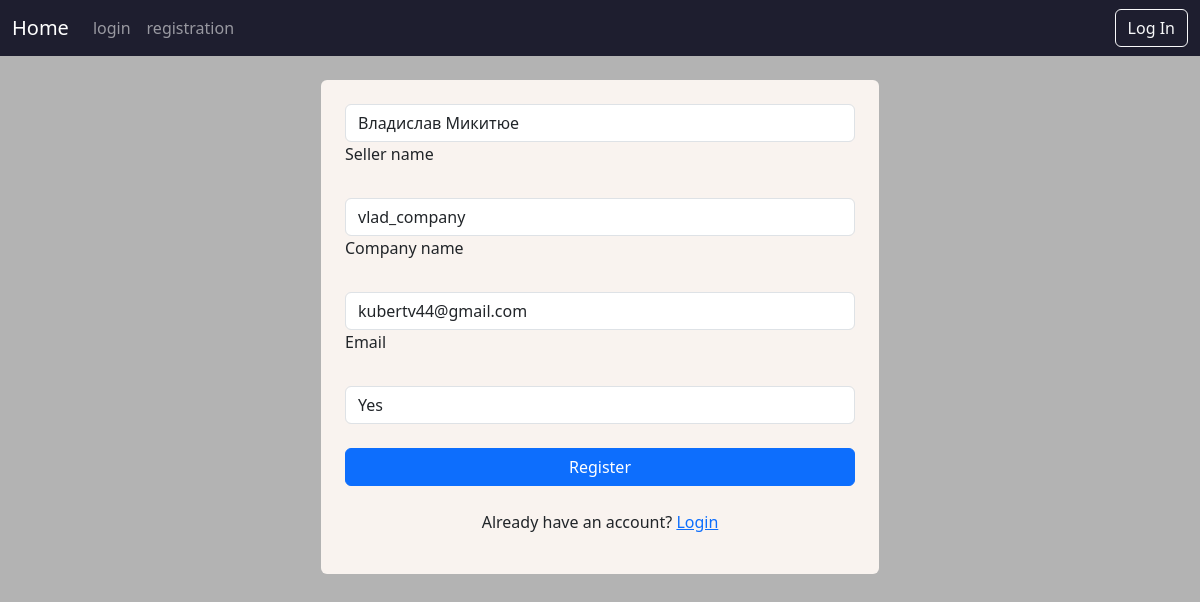
/seller-registration/1, run on the app's committed database.
### user/models.py (models this page shows)
class User(AbstractUser):
    seller_fullname = models.CharField(max_length=50, null=True)
    seller_company_name = models.CharField(max_length=60, null=True)
    seller_email = models.EmailField(null=True)
    is_seller = models.BooleanField(default=False, null=True)

### user/views.py (the view)
# urls.py: path('seller-registration/<int:pk>', views.SellerRegistrationView.as_view(), name='seller-registration')
class SellerRegistrationView(UpdateView):
    model = User
    template_name = 'seller_registration.html'
    success_url = '/profile'
    form_class = SellerRegistrationForm

### user/forms.py
class SellerRegistrationForm(forms.ModelForm):
    class Meta:
        model = User
        fields = ['seller_fullname', 'seller_company_name', 'seller_email', 'is_seller']
    def __init__(self, *args, **kwargs):
        super(SellerRegistrationForm, self).__init__(*args, **kwargs)
        for field in self.fields.values():
            field.widget.attrs.update({'class': 'form-control w-100'})

### user/templates/seller_registration.html (shortened to what this page needs)
{% extends 'base/base.html' %}
{% block content %}
<div class="container d-flex justify-content-center align-items-center" style="min-height: auto;">
  <div class="col-md-6">
    <form method="post" class="p-4 shadow-4 rounded " style="background-color: #F9F3EF;">
      <div data-mdb-input-init class="form-outline mb-4">
        {{ form.seller_fullname }}
        <label class="form-label" for="username">Seller name</label>
      </div>
      <div data-mdb-input-init class="form-outline mb-4">
        {{ form.seller_company_name }}
        <label class="form-label" for="password1">Company name</label>
      </div>
      <div data-mdb-input-init class="form-outline mb-4">
        {{ form.seller_email }}
        <label class="form-label" for="email">Email</label>
      </div>
      <div data-mdb-input-init class="form-outline mb-4">
        {{ form.is_seller }}
      </div>
      <button type="submit" class="btn btn-primary btn-block w-100 mb-4">
        Register
      </button>
      <div class="text-center">
        <p>Already have an account? <a href="/login">Login</a></p>
      </div>
    </form>
  </div>
</div>
{% endblock %}

### data on the page
User: seller_fullname "Владислав Микитюе", seller_company_name "vlad_company", seller_email "kubertv44@gmail.com", is_seller "Yes"
